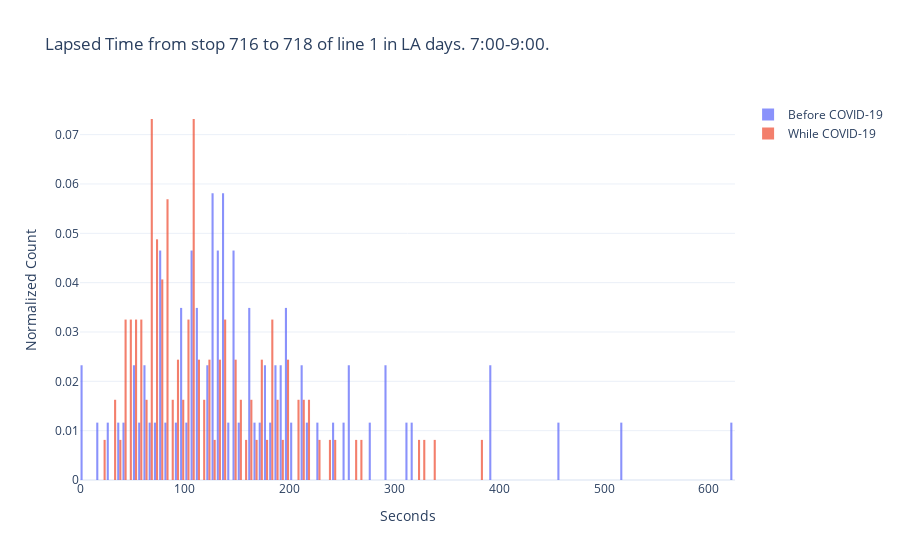

Write notebook code for a chart like this one.
### Markdown cell above
## COMPARISON OF TIMES BETWEEN STOPS BEFORE AND AFTER CORONAVIRUS

### Code cell
#Comparison of data
fig = go.Figure()
fig.add_trace(go.Histogram(
    x=tbs.trip_time,name='Before COVID-19',
    histnorm='probability',
    xbins=dict(
        size=5
    )
))
fig.add_trace(go.Histogram(
    x=tbs_covid.trip_time,name='While COVID-19',
    histnorm='probability',
    xbins=dict(
        size=10
    )
))
# Overlay both histograms
fig.update_layout(
    title='Lapsed Time from stop {} to {} of line {} in {} days. {}:00-{}:00.'.format(stopA,stopB,line,day_type,st_hour,end_hour),
    xaxis_title='Seconds',
    yaxis_title='Normalized Count'
)
# Reduce opacity to see both histograms
fig.update_traces(opacity=0.75)
fig.show()

### Figure 1 — Plotly figure (JSON) as saved in the notebook; plotly's stock layout.template omitted (floating-point values rounded to 4 significant figures)
{"data": [{"histnorm": "probability", "name": "Before COVID-19", "opacity": 0.75, "type": "histogram", "x": [126.1, 137.2, 131.1, 84.26, 252.9, 623.1, 226.0, 55.29, 181.4, 131.0, 126.5, 135.5, 316.1, 122.5, 19.17, 76.23, 62.82, 177.1, 126.6, 290.5, 191.3, 146.7, 459.9, 72.34, 144.5, 123.6, 259.9, 314.6, 256.7, 107.6, 51.53, 3.235, 111.8, 137.6, 113.0, 139.4, 291.4, 162.4, 197.8, 78.66, 26.92, 109.4, 164.8, 77.23, 194.4, 62.16, 69.19, 1.561, 212.0, 103.1, 147.2, 198.6, 113.2, 171.6, 394.6, 133.4, 390.5, 108.9, 97.08, 169.0, 108.0, 128.9, 139.0, 203.1, 43.43, 92.99, 188.2, 97.38, 129.5, 185.1, 216.2, 76.15, 241.4, 152.4, 145.5, 51.29, 213.9, 163.9, 198.1, 278.1, 149.2, 518.5, 177.4, 38.25, 97.14, 132.3], "xbins": {"size": 5}}, {"histnorm": "probability", "name": "While COVID-19", "opacity": 0.75, "type": "histogram", "x": [322.0, 240.0, 217.1, 103.0, 58.03, 125.0, 45.27, 58.88, 105.9, 195.8, 51.08, 136.7, 107.9, 123.4, 69.13, 68.36, 109.3, 24.77, 146.9, 59.88, 133.4, 84.83, 81.08, 194.0, 62.58, 85.68, 269.7, 105.3, 181.9, 69.62, 44.17, 77.24, 73.64, 93.61, 181.9, 69.86, 242.2, 139.9, 104.3, 31.07, 162.9, 43.55, 381.1, 165.1, 214.5, 148.5, 101.8, 47.8, 104.9, 118.2, 75.05, 52.27, 63.19, 178.5, 68.01, 109.1, 171.1, 57.52, 182.3, 121.8, 51.48, 87.42, 188.8, 181.9, 90.98, 71.94, 105.0, 335.1, 40.65, 49.39, 215.4, 40.18, 154.1, 33.31, 92.3, 73.78, 98.91, 211.1, 106.1, 68.57, 68.17, 70.06, 226.0, 197.3, 205.3, 115.4, 161.2, 198.6, 140.0, 151.4, 107.3, 51.97, 78.1, 84.76, 187.5, 97.83, 264.5, 71.66, 131.2, 105.5, 170.8, 172.4, 157.5, 80.44, 75.76, 47.3, 325.9, 83.9, 134.3, 38.78, 80.94, 111.9, 79.76, 68.02, 81.07, 120.4, 73.3, 209.3, 65.55, 139.5, 110.4, 148.9, 113.8], "xbins": {"size": 10}}], "layout": {"title": {"text": "Lapsed Time from stop 716 to 718 of line 1 in LA days. 7:00-9:00."}, "xaxis": {"title": {"text": "Seconds"}}, "yaxis": {"title": {"text": "Normalized Count"}}}}
